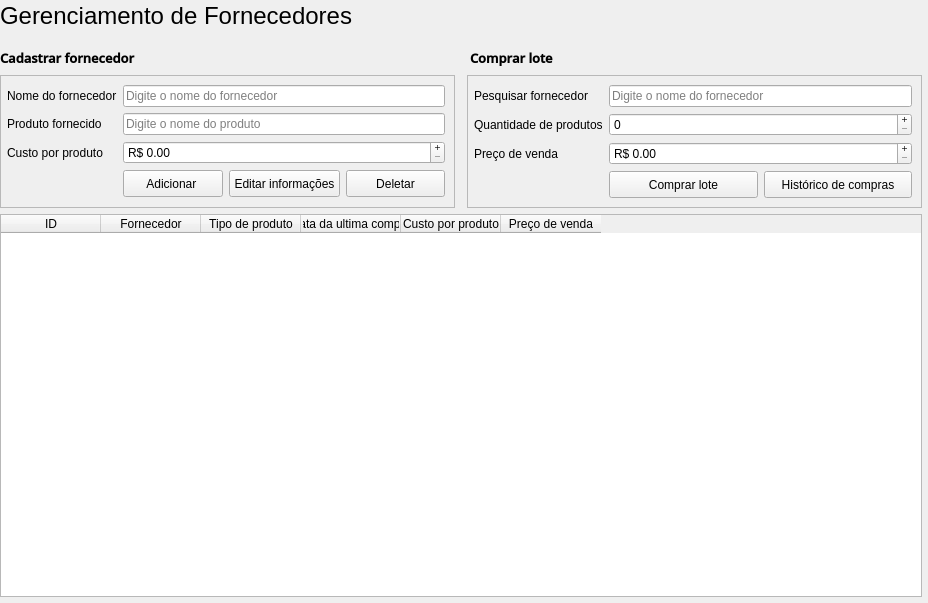
<?xml version="1.0" encoding="UTF-8"?>
<ui version="4.0">
 <class>Form</class>
 <widget class="QWidget" name="Form">
  <property name="geometry">
   <rect>
    <x>0</x>
    <y>0</y>
    <width>928</width>
    <height>603</height>
   </rect>
  </property>
  <property name="windowTitle">
   <string>Form</string>
  </property>
  <layout class="QVBoxLayout" name="verticalLayout">
   <property name="leftMargin">
    <number>0</number>
   </property>
   <property name="topMargin">
    <number>2</number>
   </property>
   <property name="rightMargin">
    <number>6</number>
   </property>
   <property name="bottomMargin">
    <number>6</number>
   </property>
   <item>
    <widget class="QLabel" name="label">
     <property name="font">
      <font>
       <pointsize>18</pointsize>
      </font>
     </property>
     <property name="text">
      <string>Gerenciamento de Fornecedores</string>
     </property>
     <property name="margin">
      <number>0</number>
     </property>
     <property name="indent">
      <number>-1</number>
     </property>
    </widget>
   </item>
   <item>
    <spacer name="verticalSpacer">
     <property name="orientation">
      <enum>Qt::Vertical</enum>
     </property>
     <property name="sizeType">
      <enum>QSizePolicy::Preferred</enum>
     </property>
     <property name="sizeHint" stdset="0">
      <size>
       <width>318</width>
       <height>13</height>
      </size>
     </property>
    </spacer>
   </item>
   <item>
    <layout class="QHBoxLayout" name="data_tittles">
     <item>
      <widget class="QLabel" name="employeeData_label">
       <property name="font">
        <font>
         <family>Open Sans SemiBold</family>
         <pointsize>10</pointsize>
         <weight>75</weight>
         <bold>true</bold>
        </font>
       </property>
       <property name="text">
        <string>Cadastrar fornecedor</string>
       </property>
       <property name="alignment">
        <set>Qt::AlignLeading|Qt::AlignLeft|Qt::AlignTop</set>
       </property>
      </widget>
     </item>
     <item>
      <spacer name="horizontalSpacer_3">
       <property name="orientation">
        <enum>Qt::Horizontal</enum>
       </property>
       <property name="sizeType">
        <enum>QSizePolicy::Preferred</enum>
       </property>
       <property name="sizeHint" stdset="0">
        <size>
         <width>11</width>
         <height>20</height>
        </size>
       </property>
      </spacer>
     </item>
     <item>
      <widget class="QLabel" name="userData_label">
       <property name="font">
        <font>
         <family>Open Sans SemiBold</family>
         <pointsize>10</pointsize>
         <weight>75</weight>
         <bold>true</bold>
        </font>
       </property>
       <property name="text">
        <string>Comprar lote</string>
       </property>
       <property name="alignment">
        <set>Qt::AlignLeading|Qt::AlignLeft|Qt::AlignTop</set>
       </property>
      </widget>
     </item>
    </layout>
   </item>
   <item>
    <layout class="QHBoxLayout" name="horizontalLayout_2">
     <item>
      <widget class="QFrame" name="frame">
       <property name="frameShape">
        <enum>QFrame::StyledPanel</enum>
       </property>
       <layout class="QFormLayout" name="formLayout">
        <property name="leftMargin">
         <number>6</number>
        </property>
        <property name="topMargin">
         <number>9</number>
        </property>
        <property name="rightMargin">
         <number>9</number>
        </property>
        <property name="bottomMargin">
         <number>9</number>
        </property>
        <item row="0" column="0">
         <widget class="QLabel" name="nameLabel">
          <property name="font">
           <font>
            <pointsize>9</pointsize>
           </font>
          </property>
          <property name="text">
           <string>Nome do fornecedor</string>
          </property>
         </widget>
        </item>
        <item row="0" column="1">
         <widget class="QLineEdit" name="name">
          <property name="placeholderText">
           <string>Digite o nome do fornecedor</string>
          </property>
         </widget>
        </item>
        <item row="1" column="0">
         <widget class="QLabel" name="productTypeLabel">
          <property name="font">
           <font>
            <pointsize>9</pointsize>
           </font>
          </property>
          <property name="text">
           <string>Produto fornecido</string>
          </property>
         </widget>
        </item>
        <item row="1" column="1">
         <widget class="QLineEdit" name="product">
          <property name="placeholderText">
           <string>Digite o nome do produto</string>
          </property>
         </widget>
        </item>
        <item row="2" column="0">
         <widget class="QLabel" name="cost_per_product_label">
          <property name="font">
           <font>
            <pointsize>9</pointsize>
           </font>
          </property>
          <property name="text">
           <string>Custo por produto</string>
          </property>
         </widget>
        </item>
        <item row="2" column="1">
         <widget class="QDoubleSpinBox" name="cost_per_product">
          <property name="minimumSize">
           <size>
            <width>0</width>
            <height>22</height>
           </size>
          </property>
          <property name="buttonSymbols">
           <enum>QAbstractSpinBox::PlusMinus</enum>
          </property>
          <property name="prefix">
           <string>R$ </string>
          </property>
          <property name="maximum">
           <double>10000000.000000000000000</double>
          </property>
         </widget>
        </item>
        <item row="3" column="1">
         <layout class="QHBoxLayout" name="horizontalLayout_4">
          <item>
           <widget class="QPushButton" name="Btn_add">
            <property name="minimumSize">
             <size>
              <width>0</width>
              <height>27</height>
             </size>
            </property>
            <property name="font">
             <font>
              <pointsize>9</pointsize>
             </font>
            </property>
            <property name="text">
             <string>Adicionar </string>
            </property>
           </widget>
          </item>
          <item>
           <widget class="QPushButton" name="Btn_edit">
            <property name="minimumSize">
             <size>
              <width>111</width>
              <height>27</height>
             </size>
            </property>
            <property name="font">
             <font>
              <pointsize>9</pointsize>
             </font>
            </property>
            <property name="text">
             <string>Editar informações</string>
            </property>
           </widget>
          </item>
          <item>
           <widget class="QPushButton" name="Btn_delete">
            <property name="minimumSize">
             <size>
              <width>0</width>
              <height>27</height>
             </size>
            </property>
            <property name="font">
             <font>
              <pointsize>9</pointsize>
             </font>
            </property>
            <property name="text">
             <string>Deletar</string>
            </property>
           </widget>
          </item>
         </layout>
        </item>
       </layout>
      </widget>
     </item>
     <item>
      <spacer name="horizontalSpacer">
       <property name="orientation">
        <enum>Qt::Horizontal</enum>
       </property>
       <property name="sizeType">
        <enum>QSizePolicy::Preferred</enum>
       </property>
       <property name="sizeHint" stdset="0">
        <size>
         <width>6</width>
         <height>20</height>
        </size>
       </property>
      </spacer>
     </item>
     <item>
      <widget class="QFrame" name="frame">
       <property name="frameShape">
        <enum>QFrame::StyledPanel</enum>
       </property>
       <layout class="QFormLayout" name="formLayout_2">
        <property name="horizontalSpacing">
         <number>6</number>
        </property>
        <property name="leftMargin">
         <number>6</number>
        </property>
        <property name="topMargin">
         <number>9</number>
        </property>
        <property name="rightMargin">
         <number>9</number>
        </property>
        <property name="bottomMargin">
         <number>9</number>
        </property>
        <item row="0" column="0">
         <widget class="QLabel" name="search_label">
          <property name="font">
           <font>
            <pointsize>9</pointsize>
           </font>
          </property>
          <property name="text">
           <string>Pesquisar fornecedor</string>
          </property>
         </widget>
        </item>
        <item row="0" column="1">
         <widget class="QLineEdit" name="search">
          <property name="placeholderText">
           <string>Digite o nome do fornecedor</string>
          </property>
         </widget>
        </item>
        <item row="1" column="0">
         <widget class="QLabel" name="quantity_label">
          <property name="font">
           <font>
            <pointsize>9</pointsize>
           </font>
          </property>
          <property name="text">
           <string>Quantidade de produtos</string>
          </property>
         </widget>
        </item>
        <item row="1" column="1">
         <widget class="QSpinBox" name="quantity">
          <property name="minimumSize">
           <size>
            <width>0</width>
            <height>22</height>
           </size>
          </property>
          <property name="buttonSymbols">
           <enum>QAbstractSpinBox::PlusMinus</enum>
          </property>
          <property name="maximum">
           <number>999999999</number>
          </property>
         </widget>
        </item>
        <item row="2" column="0">
         <widget class="QLabel" name="salePrice_Label">
          <property name="font">
           <font>
            <pointsize>9</pointsize>
           </font>
          </property>
          <property name="text">
           <string>Preço de venda </string>
          </property>
         </widget>
        </item>
        <item row="2" column="1">
         <widget class="QDoubleSpinBox" name="salePrice">
          <property name="minimumSize">
           <size>
            <width>0</width>
            <height>22</height>
           </size>
          </property>
          <property name="buttonSymbols">
           <enum>QAbstractSpinBox::PlusMinus</enum>
          </property>
          <property name="prefix">
           <string>R$ </string>
          </property>
          <property name="maximum">
           <double>10000000.000000000000000</double>
          </property>
         </widget>
        </item>
        <item row="3" column="1">
         <layout class="QHBoxLayout" name="horizontalLayout">
          <item>
           <widget class="QPushButton" name="Btn_add_2">
            <property name="minimumSize">
             <size>
              <width>0</width>
              <height>27</height>
             </size>
            </property>
            <property name="font">
             <font>
              <pointsize>9</pointsize>
             </font>
            </property>
            <property name="text">
             <string>Comprar lote</string>
            </property>
           </widget>
          </item>
          <item>
           <widget class="QPushButton" name="pushButton">
            <property name="minimumSize">
             <size>
              <width>0</width>
              <height>27</height>
             </size>
            </property>
            <property name="font">
             <font>
              <pointsize>9</pointsize>
             </font>
            </property>
            <property name="text">
             <string>Histórico de compras</string>
            </property>
           </widget>
          </item>
         </layout>
        </item>
       </layout>
      </widget>
     </item>
    </layout>
   </item>
   <item>
    <widget class="QTableWidget" name="table">
     <column>
      <property name="text">
       <string>ID</string>
      </property>
     </column>
     <column>
      <property name="text">
       <string>Fornecedor</string>
      </property>
     </column>
     <column>
      <property name="text">
       <string>Tipo de produto</string>
      </property>
     </column>
     <column>
      <property name="text">
       <string>Data da ultima compra</string>
      </property>
     </column>
     <column>
      <property name="text">
       <string>Custo por produto</string>
      </property>
     </column>
     <column>
      <property name="text">
       <string>Preço de venda</string>
      </property>
     </column>
    </widget>
   </item>
  </layout>
 </widget>
 <resources/>
 <connections/>
</ui>
